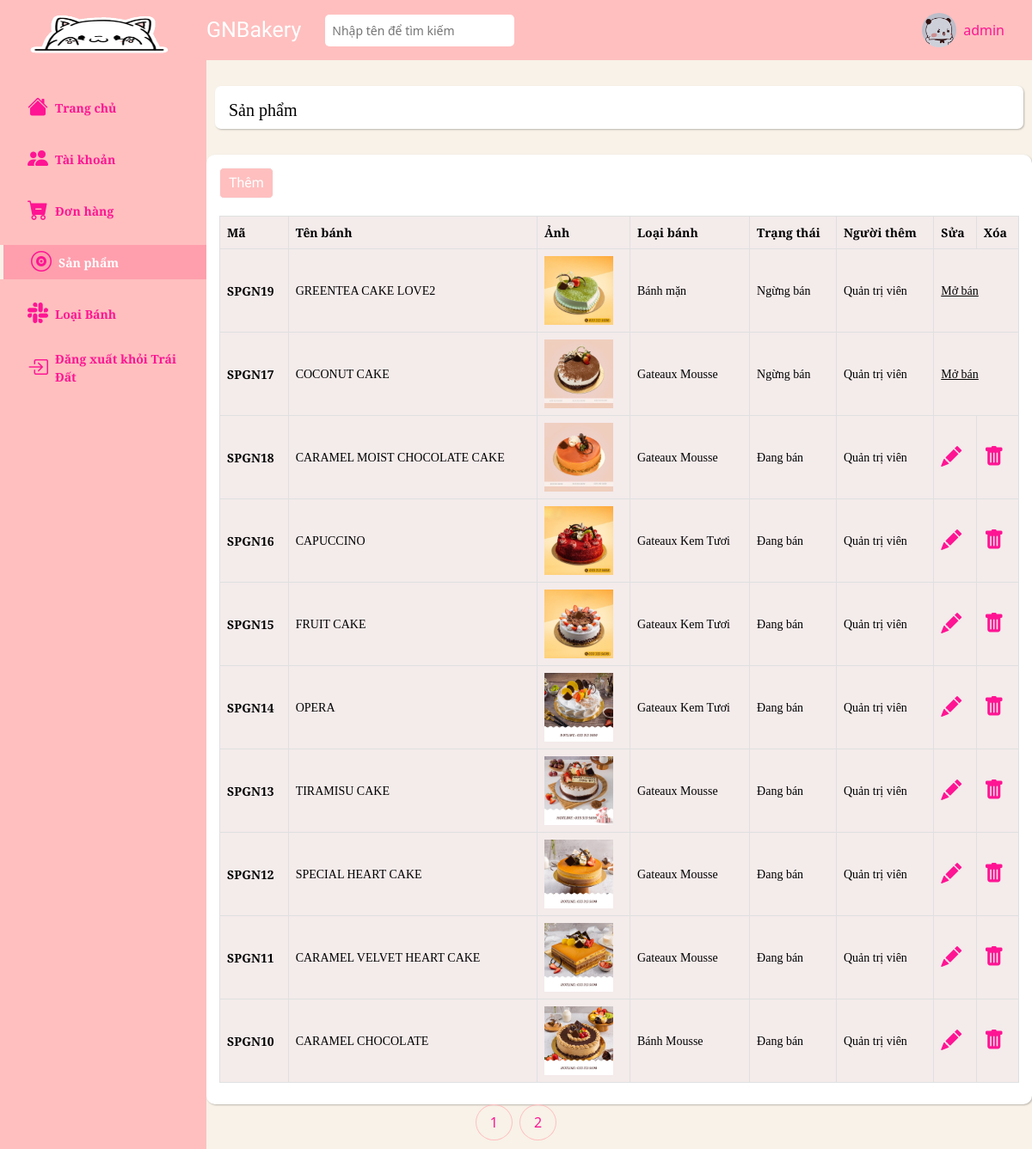
The page /admin/products/index.php (signed in) on the database its author committed.
### tables this page shows
CREATE TABLE `products` (
  `id` int NOT NULL,
  `name` varchar(255) NOT NULL,
  `image` varchar(255) NOT NULL,
  `description` text NOT NULL,
  `status` int NOT NULL DEFAULT '1',
  `category_detail_id` int NOT NULL,
  `user_id` int NOT NULL,
  `status_id` int DEFAULT NULL
);

CREATE TABLE `category_detail` (
  `id` int NOT NULL,
  `name` varchar(255) NOT NULL,
  `category_id` int NOT NULL
);

### admin/products/index.php (the view, shortened to what this page needs)
<?php
    $page = 'products';
    require_once '../../database/connect.php';
    $where = '1';
    $page_current = 1;
    $num_product_per_page = 10;
    $skip_page = $num_product_per_page * ($page_current - 1);
    $sql = "select products.*, category_detail.name as category_name, products.user_id, users.id as admin_id, users.level
    from products
    join category_detail
    on category_detail.id = products.category_detail_id
    join categories
    on categories.id = category_detail.category_id
    join users
    on users.id = products.user_id
    where $where
    ORDER BY status asc,id DESC
    limit $num_product_per_page offset $skip_page
    ";
    $result = mysqli_query($connect, $sql);
    require_once '../navbar-vertical.php';
?>
    <div class="main__container">
        <div class="main-container-text d-flex align-items-center">
            <a class="header__name text-decoration-none" href="#">
                <?= $page == 'products'?'Sản phẩm':'' ?>
            </a>
        </div>
        <div class="container-fluid px-4">
            <a href="form_insert.php" class="btn-insert btn btn-light btn-lg">Thêm</a>
            <div class="row gx-5">
                <div class="col-12">
                    <div class="table-responsive-sm">
                        <table class="product__table table table-sm table-light table-bordered  align-middle">
                            <thead>
                                <tr>
                                <th scope="col">Mã</th>
                                <th scope="col">Tên bánh</th>
                                <th scope="col">Ảnh</th>
                                <th scope="col">Loại bánh</th>
                                <th scope="col">Trạng thái</th>
                                <th scope="col">Người thêm</th>
                                <th scope="col">Sửa</th>
                                <th scope="col">Xóa</th>
                                </tr>
                            </thead>
                            <tbody>
                                <?php foreach ($result as $each) { ?>
                                    <tr>
                                        <th scope="row">
                                            <a href="show.php?id=<?= $each['id'] ?>" class="text-decoration-none"> SPGN<?= $each['id'] ?></a>
                                        </th>
                                        <td>
                                            <a href="show.php?id=<?= $each['id'] ?>" class="text-decoration-none"><?= $each['name'] ?></a>
                                        </td>
                                        <td>
                                            <img class="products__img" src="../../assets/images/products/<?= $each['image'] ?>" alt="">
                                        </td>
                                        <td><?= $each['category_name'] ?></td>
                                        <td><?php
                                            if($each['status'] === '1') { ?>
                                                Đang bán
                                            <?php } else { ?>
                                                Ngừng bán
                                            <?php } ?>
                                        </td>
                                        <td><?php if($each['level'] == 1){
                                                        echo "Quản trị viên";
                                                    }else{
                                                        $admin_id = $each['admin_id'];
                                                        echo "NVGN$admin_id";
                                                    }?></td>
                                        <?php if($each['status'] === '1') { ?>
                                            <td>
                                                <a href="form_update.php?id=<?= $each['id'] ?>">
                                                    <i class="bi bi-pencil-fill"></i>
                                                </a>
                                            </td>
                                            <td>
                                                <a onclick="return confirm('Bạn chắc chắn muốn xóa?')" href="delete.php?id=<?= $each['id'] ?>">
                                                    <i class="bi bi-trash-fill"></i>
                                                </a>
                                            </td>
                                        <?php } else { ?>
                                            <td colspan="2">
                                                <a onclick="return confirm('Bạn chắc chắn muốn mở bán lại sản phẩm?')" href="update_status.php?id=<?= $each['id'] ?>">
                                                    Mở bán
                                                </a>
                                            </td>
                                        <?php } ?>
                                    </tr>
                                <?php } ?>
                            </tbody>
                        </table>
                    </div>
                </div>
            </div>
        </div>
    </div>
<?php require_once '../footer.php'; ?>

### assets/css/admin.css (style rules this page uses)
html { font-size: 62.5%; line-height: 1.6rem; font-family: 'Roboto', sans-serif; box-sizing: border-box; }
a { color: #FF1493; }
* { box-sizing: inherit; }
:root { --text-color: #FF1493; --background-color: #f8f2e8; --navbar-color: #ffbfbf; --navbar-vertical-width : 240px; --header-height: 70px; }
body { background-color: var(--background-color); }
.header__name { color: black; font-size: 2rem; margin-left: 16px; margin-top: 5px; font-family: 'Merriweather', serif; }
.main__form, .main__container { margin-left: var(--navbar-vertical-width); min-height: 80vh; margin-top: 30px; }
.main-container-text { box-shadow: 1px 1px 2px 0px #00000040; background-color: white; border-radius: 7px; height: 50px; margin: 30px 10px; }
.container-fluid { box-shadow: 1px 1px 2px 0px #00000040; background-color: white; border-radius: 10px; padding: 15px; }
.product__table, .category__table, .employee__table, .playlist__table { font-size: 1.4rem; }
.products__img, .categories__img, .employee__img, .playlists__img { height: 80px; }
.product__table a, .category__table a, .employee__table a, .playlist__table a { color: black; display: block; }
.btn-insert { background-color: var(--navbar-color); color: #ffffff; font-size: 1.6rem; font-weight: 500; margin-bottom: 20px; font-family: 'League Spartan', sans-serif; border-radius: 5px; }
.table-sm>:not(caption)>*>* { padding: 8px; font-family: 'PT Serif', serif; background-color: #d3afaf40; }
.bi-pencil-fill, .bi-trash-fill { color: #FF1493; font-size: 2.4rem; }
.table-light { --bs-table-bg: #d3afaf40; }

### rows shown on the page
products: id "19", name "GREENTEA CAKE LOVE2", image (picture), category_detail.name "Bánh mặn", status "Ngừng bán"
products: id "17", name "COCONUT CAKE", image (picture), category_detail.name "Gateaux Mousse", status "Ngừng bán"
products: id "18", name "CARAMEL MOIST CHOCOLATE CAKE", image (picture), category_detail.name "Gateaux Mousse", status "Đang bán"
products: id "16", name "CAPUCCINO", image (picture), category_detail.name "Gateaux Kem Tươi", status "Đang bán"
products: id "15", name "FRUIT CAKE", image (picture), category_detail.name "Gateaux Kem Tươi", status "Đang bán"
products: id "14", name "OPERA", image (picture), category_detail.name "Gateaux Kem Tươi", status "Đang bán"
products: id "13", name "TIRAMISU CAKE", image (picture), category_detail.name "Gateaux Mousse", status "Đang bán"
products: id "12", name "SPECIAL HEART CAKE", image (picture), category_detail.name "Gateaux Mousse", status "Đang bán"
products: id "11", name "CARAMEL VELVET HEART CAKE", image (picture), category_detail.name "Gateaux Mousse", status "Đang bán"
products: id "10", name "CARAMEL CHOCOLATE", image (picture), category_detail.name "Bánh Mousse", status "Đang bán"

### other values the page prints
$_SESSION['name'] "admin"
